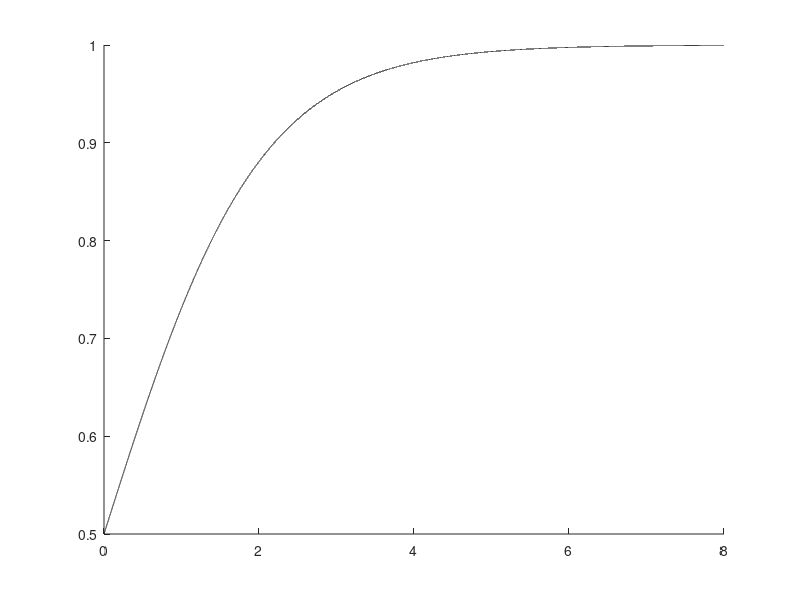

The MATLAB source for this figure: (Note: this script raises an error after producing the figure.)
% P67 / Fig 2.1
% du/dt = u - u^2

f = @(t,u) u - u .^ 2 ;
u = @(t, u0) 1 ./ ( ( 1 / u0  - 1 ) * exp( -t ) + 1 );
tt = linspace ( 0 , 8 , 1e5 );
uu = u( tt , 0.5 );
figure ;
hold on ;
plot( tt , uu , 'k-' );

dt = 8 / 50 ;
[ttt , uuu] = ExplicitEulerScheme ( f , 0.5 , 0 , dt , 8 );
plot( ttt , uuu , 'o' );